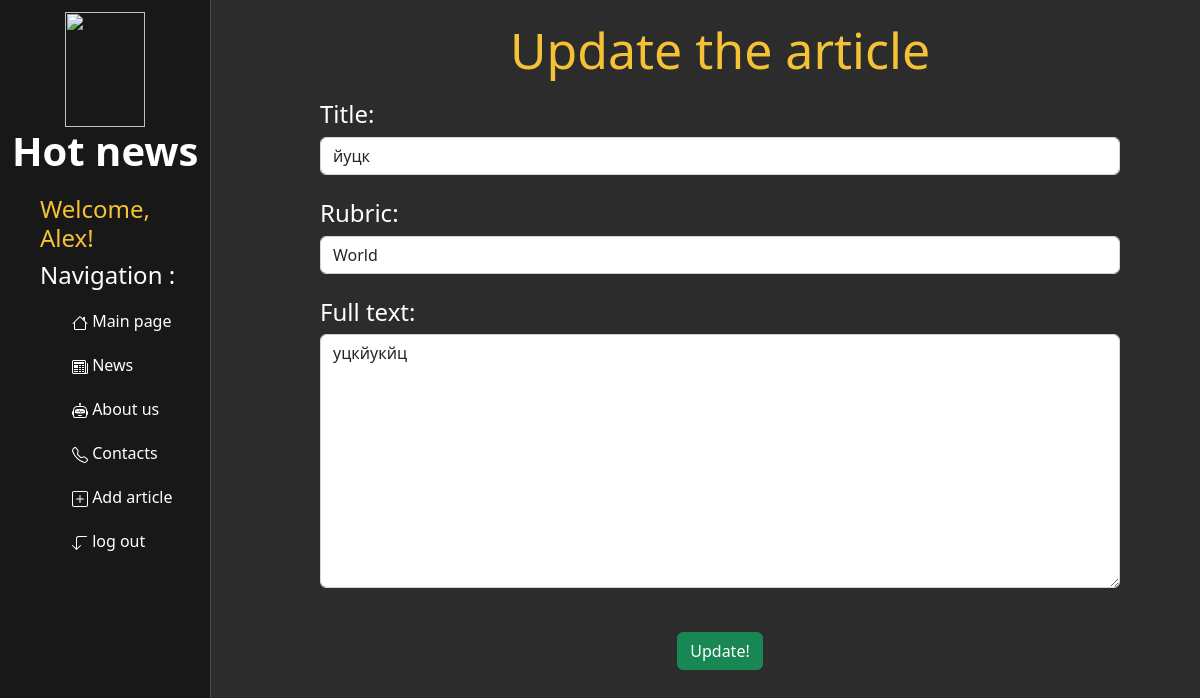
The app's page /news/update/7/ (signed in), older data.
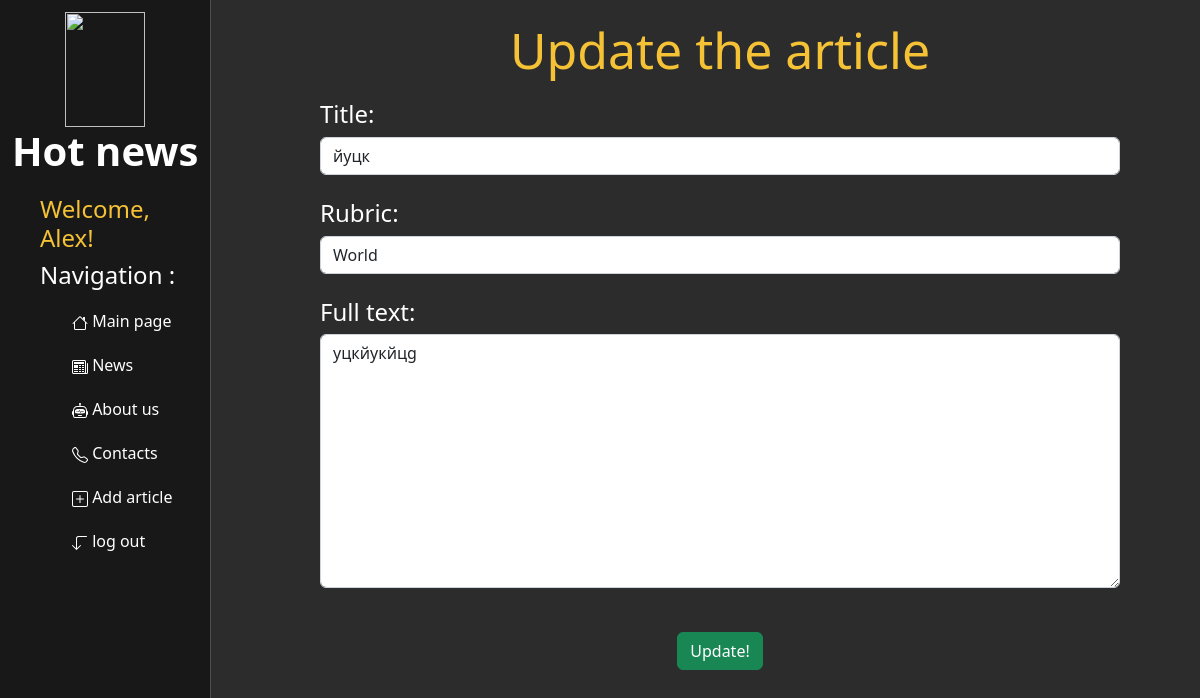
The same page, newer data.
### news/models.py (models this page shows, shortened)
class NewsArticles(models.Model):
    title = models.CharField('name', max_length=100)
    text = models.TextField('full_text')
    date = models.DateField('Date', auto_now_add=True)
    photo = models.ImageField(upload_to='photos/%Y/%m/%d/', null=True, blank=True)
    author = models.ForeignKey(User, on_delete=models.PROTECT,
                               help_text="Select the author",
                               verbose_name="Author",
                               null=True, blank=True)
    rubric = models.ForeignKey('Rubric', on_delete=models.PROTECT,
                               help_text="Choose the rubric",
                               verbose_name="Rubric",
                               null=True)
    class Meta:
        verbose_name = "News article"
        verbose_name_plural = "News articles"

### news/views.py (the view)
# urls.py: path('update/<int:pk>/', views.ArticleUpdate.as_view(), name='ArticleUpdate'),
class ArticleUpdate(UpdateView, PermissionRequiredMixin):
    model = NewsArticles
    template_name = 'news/update_an_article.html'
    form_class = AddArticleForm
    success_url = reverse_lazy("news_index")
    permission_required = 'news.can_delete_news_article'

### news/forms.py
class AddArticleForm(ModelForm):
    class Meta:
        model = NewsArticles
        fields = ['title', 'rubric', 'text']
        widgets = {
            "title": TextInput(attrs={'class': 'form-control', 'placeholder': "Name of the article"}),
            "text": Textarea(attrs={'class': 'form-control', 'placeholder': 'Full text'}),
            "rubric": Select(attrs={'class': 'form-control'}),
        }

### news/models.py (called while the page is built)
    def __str__(self):
        return self.name

### news/templates/news/update_an_article.html (shortened to what this page needs)
{% extends "main/base.html" %}
{% block content %}
    {% if user.is_staff %}
        <div class='features'>
            <h1>Update the article</h1>
            <form method="post" class="add-new-article">
                    <h4>Title:</h4>
                    {{ form.title }}<br>
                    <h4>Rubric:</h4>
                    {{ form.rubric }}<br>
                    <h4>Full text:</h4>
                    {{ form.text }}<br>
                <button class="btn btn-success" type="submit"> Update! </button>
            </form>
        </div>
    {% else%}
        <div class='features'>
            <h1>Sorry, you aren't allowed to update articles, please check your login/password and try again </h1>
            <p style="color: red">***Only Staff members can update articles</p>
        </div>
    {% endif %}
{% endblock content %}

Row changes from the older to the newer data that the page shows:
changed NewsArticles "йуцк": text "уцкйукйц" → "уцкйукйцg"
